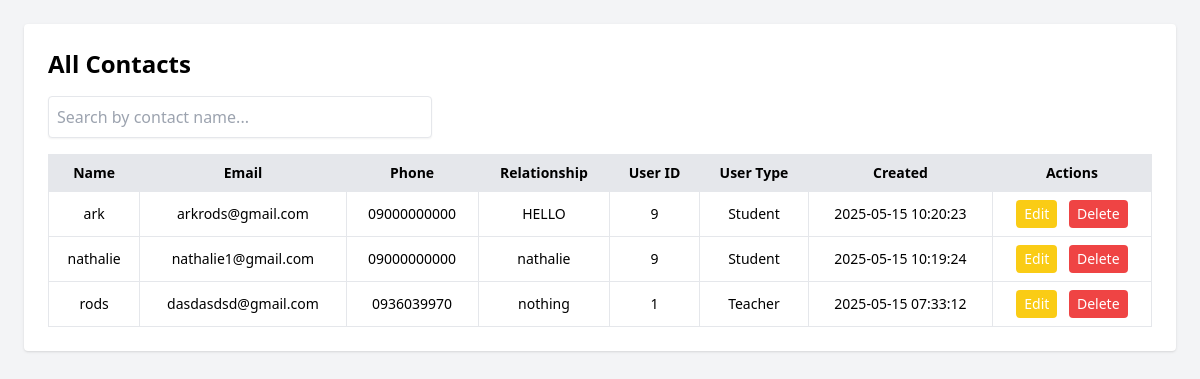
Screenshot of /admin_show_contacts.php with the database file from the repository.
### tables this page shows
CREATE TABLE `contacts` (
  `contact_id` int(11) NOT NULL,
  `user_id` int(11) NOT NULL,
  `user_type` enum('student','teacher') NOT NULL,
  `contact_name` varchar(100) NOT NULL,
  `contact_email` varchar(100) DEFAULT NULL,
  `contact_phone` varchar(20) DEFAULT NULL,
  `relationship` varchar(50) DEFAULT NULL,
  `created_at` timestamp NOT NULL DEFAULT current_timestamp()
);

### admin_show_contacts.php (the view, shortened to what this page needs)
<?php
include 'db.php';
$contacts = mysqli_query($conn, "SELECT * FROM contacts ORDER BY created_at DESC");
?>
<!DOCTYPE html>
<html lang="en">
<head>
  <script src="https://cdn.tailwindcss.com"></script>
</head>
<body class="bg-gray-100 p-6">
  <div class="max-w-6xl mx-auto bg-white p-6 rounded shadow">
    <h2 class="text-2xl font-bold mb-4">All Contacts</h2>
    <div class="mb-4">
      <input type="text" id="searchInput" onkeyup="filterTable()" placeholder="Search by contact name..." class="w-full max-w-sm p-2 border rounded shadow-sm">
    </div>
    <table class="w-full border text-sm">
      <thead class="bg-gray-200 text-center">
        <tr>
          <th class="py-2 px-3 border">Name</th>
          <th class="py-2 px-3 border">Email</th>
          <th class="py-2 px-3 border">Phone</th>
          <th class="py-2 px-3 border">Relationship</th>
          <th class="py-2 px-3 border">User ID</th>
          <th class="py-2 px-3 border">User Type</th>
          <th class="py-2 px-3 border">Created</th>
          <th class="py-2 px-3 border">Actions</th>
        </tr>
      </thead>
      <tbody class="text-center">
        <?php while ($row = mysqli_fetch_assoc($contacts)): ?>
        <tr>
          <td class="py-2 px-3 border"><?php echo $row['contact_name']; ?></td>
          <td class="py-2 px-3 border"><?php echo $row['contact_email']; ?></td>
          <td class="py-2 px-3 border"><?php echo $row['contact_phone']; ?></td>
          <td class="py-2 px-3 border"><?php echo $row['relationship']; ?></td>
          <td class="py-2 px-3 border"><?php echo $row['user_id']; ?></td>
          <td class="py-2 px-3 border capitalize"><?php echo $row['user_type']; ?></td>
          <td class="py-2 px-3 border"><?php echo $row['created_at']; ?></td>
          <td class="py-2 px-3 border space-x-2">
            <button onclick="openEditModal('<?php echo $row['contact_id']; ?>', '<?php echo addslashes($row['contact_name']); ?>', '<?php echo $row['contact_email']; ?>', '<?php echo $row['contact_phone']; ?>', '<?php echo addslashes($row['relationship']); ?>')" class="bg-yellow-400 text-white px-2 py-1 rounded">Edit</button>
            <button onclick="openDeleteModal('<?php echo $row['contact_id']; ?>')" class="bg-red-500 text-white px-2 py-1 rounded">Delete</button>
          </td>
        </tr>
        <?php endwhile; ?>
      </tbody>
    </table>
  </div>
</body>
</html>

### rows the page displays
contacts: contact_name "ark", contact_email "arkrods@gmail.com", contact_phone "09000000000", relationship "HELLO", user "9", user_type "Student", created_at "2025-05-15 10:20:23"
contacts: contact_name "nathalie", contact_email "nathalie1@gmail.com", contact_phone "09000000000", relationship "nathalie", user "9", user_type "Student", created_at "2025-05-15 10:19:24"
contacts: contact_name "rods", contact_email "dasdasdsd@gmail.com", contact_phone "0936039970", relationship "nothing", user "1", user_type "Teacher", created_at "2025-05-15 07:33:12"
